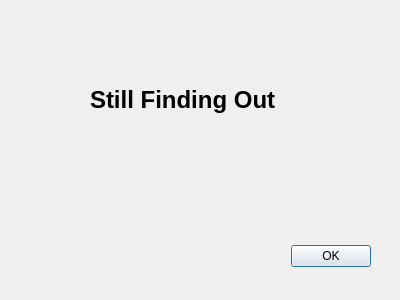
<?xml version="1.0" encoding="UTF-8"?>
<ui version="4.0">
 <class>Dialog</class>
 <widget class="QDialog" name="Dialog">
  <property name="geometry">
   <rect>
    <x>0</x>
    <y>0</y>
    <width>400</width>
    <height>300</height>
   </rect>
  </property>
  <property name="windowTitle">
   <string>Dialog</string>
  </property>
  <widget class="QDialogButtonBox" name="buttonBox">
   <property name="geometry">
    <rect>
     <x>30</x>
     <y>240</y>
     <width>341</width>
     <height>32</height>
    </rect>
   </property>
   <property name="orientation">
    <enum>Qt::Horizontal</enum>
   </property>
   <property name="standardButtons">
    <set>QDialogButtonBox::Ok</set>
   </property>
  </widget>
  <widget class="QLabel" name="label">
   <property name="geometry">
    <rect>
     <x>90</x>
     <y>60</y>
     <width>251</width>
     <height>81</height>
    </rect>
   </property>
   <property name="text">
    <string>&lt;html&gt;&lt;head/&gt;&lt;body&gt;&lt;p&gt;&lt;span style=&quot; font-size:18pt; font-weight:600;&quot;&gt;Still Finding Out&lt;/span&gt;&lt;/p&gt;&lt;/body&gt;&lt;/html&gt;</string>
   </property>
  </widget>
 </widget>
 <resources/>
 <connections>
  <connection>
   <sender>buttonBox</sender>
   <signal>accepted()</signal>
   <receiver>Dialog</receiver>
   <slot>accept()</slot>
   <hints>
    <hint type="sourcelabel">
     <x>248</x>
     <y>254</y>
    </hint>
    <hint type="destinationlabel">
     <x>157</x>
     <y>274</y>
    </hint>
   </hints>
  </connection>
  <connection>
   <sender>buttonBox</sender>
   <signal>rejected()</signal>
   <receiver>Dialog</receiver>
   <slot>reject()</slot>
   <hints>
    <hint type="sourcelabel">
     <x>316</x>
     <y>260</y>
    </hint>
    <hint type="destinationlabel">
     <x>286</x>
     <y>274</y>
    </hint>
   </hints>
  </connection>
 </connections>
</ui>
